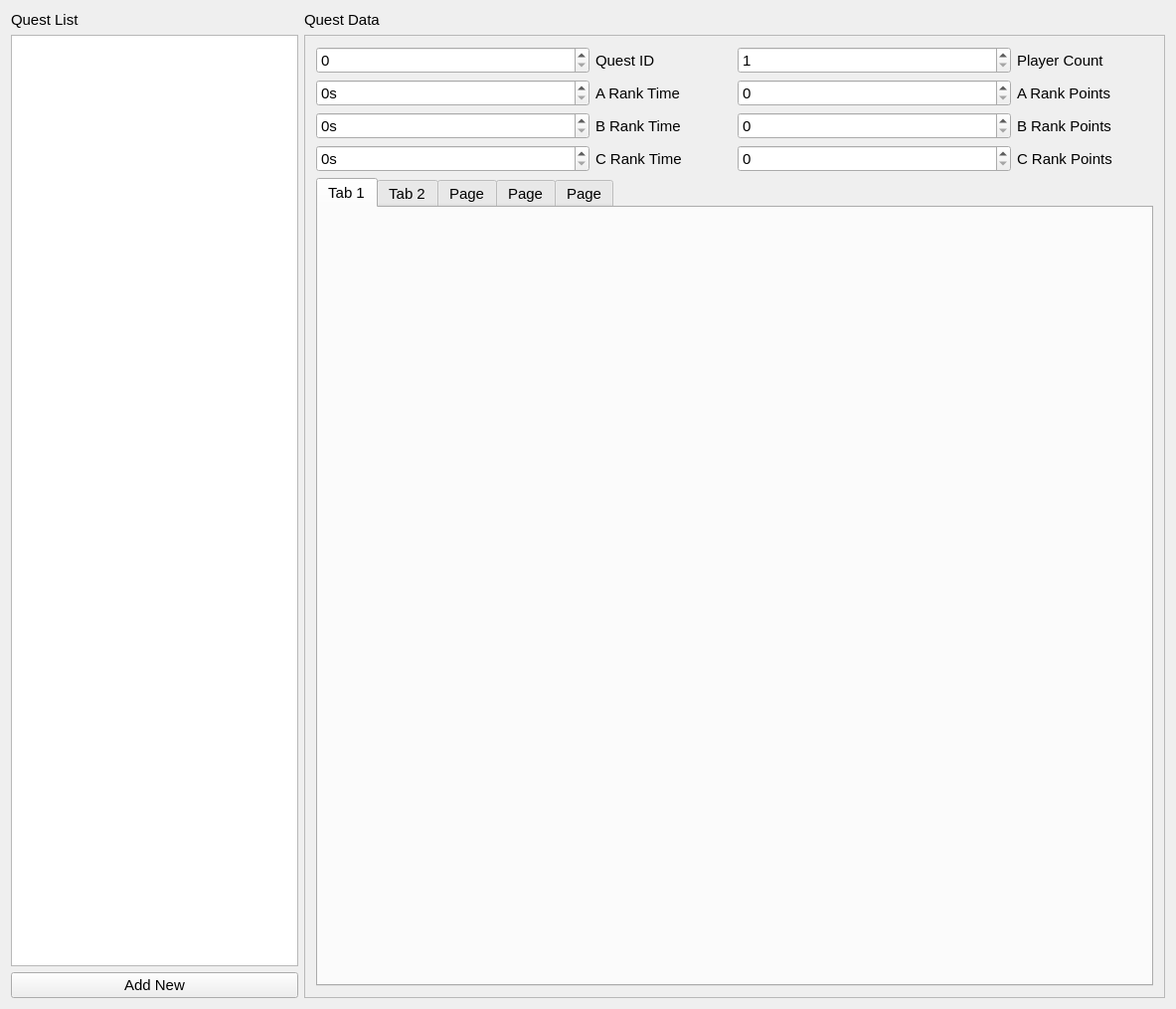
<?xml version="1.0" encoding="UTF-8"?>
<ui version="4.0">
 <class>AcEquipEditorClass</class>
 <widget class="QWidget" name="AcEquipEditorClass">
  <property name="geometry">
   <rect>
    <x>0</x>
    <y>0</y>
    <width>1183</width>
    <height>1015</height>
   </rect>
  </property>
  <property name="font">
   <font>
    <pointsize>11</pointsize>
   </font>
  </property>
  <property name="windowTitle">
   <string>AcEquipEditor</string>
  </property>
  <layout class="QHBoxLayout" name="horizontalLayout" stretch="1,3">
   <item>
    <layout class="QVBoxLayout" name="verticalLayout_52" stretch="0,1,0,0">
     <item>
      <widget class="QLabel" name="label_263">
       <property name="text">
        <string>Quest List</string>
       </property>
      </widget>
     </item>
     <item>
      <widget class="QListWidget" name="listWidgetQuests"/>
     </item>
     <item>
      <widget class="QPushButton" name="buttonAddNewQuest">
       <property name="text">
        <string>Add New</string>
       </property>
      </widget>
     </item>
     <item>
      <layout class="QHBoxLayout" name="horizontalLayout_2"/>
     </item>
    </layout>
   </item>
   <item>
    <layout class="QVBoxLayout" name="verticalLayout_53" stretch="0,1">
     <item>
      <widget class="QLabel" name="label_264">
       <property name="text">
        <string>Quest Data</string>
       </property>
      </widget>
     </item>
     <item>
      <widget class="QFrame" name="frame">
       <property name="frameShape">
        <enum>QFrame::Shape::StyledPanel</enum>
       </property>
       <property name="frameShadow">
        <enum>QFrame::Shadow::Plain</enum>
       </property>
       <layout class="QVBoxLayout" name="verticalLayout">
        <item>
         <layout class="QHBoxLayout" name="horizontalLayout_201" stretch="2,1,2,1">
          <item>
           <widget class="QSpinBox" name="spinBoxQuestId">
            <property name="maximum">
             <number>9999999</number>
            </property>
           </widget>
          </item>
          <item>
           <widget class="QLabel" name="label_265">
            <property name="text">
             <string>Quest ID</string>
            </property>
           </widget>
          </item>
          <item>
           <widget class="QSpinBox" name="spinBoxPlayerCount">
            <property name="minimum">
             <number>1</number>
            </property>
            <property name="maximum">
             <number>4</number>
            </property>
           </widget>
          </item>
          <item>
           <widget class="QLabel" name="label_266">
            <property name="text">
             <string>Player Count</string>
            </property>
           </widget>
          </item>
         </layout>
        </item>
        <item>
         <layout class="QHBoxLayout" name="horizontalLayout_205" stretch="2,1,2,1">
          <item>
           <widget class="QSpinBox" name="timeEditRankA">
            <property name="suffix">
             <string>s</string>
            </property>
            <property name="maximum">
             <number>99999999</number>
            </property>
            <property name="singleStep">
             <number>10</number>
            </property>
           </widget>
          </item>
          <item>
           <widget class="QLabel" name="label_273">
            <property name="text">
             <string>A Rank Time</string>
            </property>
           </widget>
          </item>
          <item>
           <widget class="QSpinBox" name="spinBoxRankAPoints">
            <property name="maximum">
             <number>999999999</number>
            </property>
           </widget>
          </item>
          <item>
           <widget class="QLabel" name="label_274">
            <property name="text">
             <string>A Rank Points</string>
            </property>
           </widget>
          </item>
         </layout>
        </item>
        <item>
         <layout class="QHBoxLayout" name="horizontalLayout_206" stretch="2,1,2,1">
          <item>
           <widget class="QSpinBox" name="timeEditRankB">
            <property name="suffix">
             <string>s</string>
            </property>
            <property name="prefix">
             <string/>
            </property>
            <property name="maximum">
             <number>99999999</number>
            </property>
            <property name="singleStep">
             <number>10</number>
            </property>
           </widget>
          </item>
          <item>
           <widget class="QLabel" name="label_275">
            <property name="text">
             <string>B Rank Time</string>
            </property>
           </widget>
          </item>
          <item>
           <widget class="QSpinBox" name="spinBoxRankBPoints">
            <property name="maximum">
             <number>999999999</number>
            </property>
           </widget>
          </item>
          <item>
           <widget class="QLabel" name="label_276">
            <property name="text">
             <string>B Rank Points</string>
            </property>
           </widget>
          </item>
         </layout>
        </item>
        <item>
         <layout class="QHBoxLayout" name="horizontalLayout_207" stretch="2,1,2,1">
          <item>
           <widget class="QSpinBox" name="timeEditRankC">
            <property name="suffix">
             <string>s</string>
            </property>
            <property name="prefix">
             <string/>
            </property>
            <property name="maximum">
             <number>99999999</number>
            </property>
            <property name="singleStep">
             <number>10</number>
            </property>
           </widget>
          </item>
          <item>
           <widget class="QLabel" name="label_277">
            <property name="text">
             <string>C Rank Time</string>
            </property>
           </widget>
          </item>
          <item>
           <widget class="QSpinBox" name="spinBoxRankCPoints">
            <property name="maximum">
             <number>999999999</number>
            </property>
           </widget>
          </item>
          <item>
           <widget class="QLabel" name="label_278">
            <property name="text">
             <string>C Rank Points</string>
            </property>
           </widget>
          </item>
         </layout>
        </item>
        <item>
         <widget class="QTabWidget" name="tabWidgetEquipSets">
          <property name="currentIndex">
           <number>0</number>
          </property>
          <widget class="QWidget" name="tab">
           <attribute name="title">
            <string>Tab 1</string>
           </attribute>
          </widget>
          <widget class="QWidget" name="tab_2">
           <attribute name="title">
            <string>Tab 2</string>
           </attribute>
          </widget>
          <widget class="QWidget" name="tab_3">
           <attribute name="title">
            <string>Page</string>
           </attribute>
          </widget>
          <widget class="QWidget" name="tab_5">
           <attribute name="title">
            <string>Page</string>
           </attribute>
          </widget>
          <widget class="QWidget" name="tab_4">
           <attribute name="title">
            <string>Page</string>
           </attribute>
          </widget>
         </widget>
        </item>
       </layout>
      </widget>
     </item>
    </layout>
   </item>
  </layout>
 </widget>
 <layoutdefault spacing="6" margin="11"/>
 <resources/>
 <connections/>
</ui>
